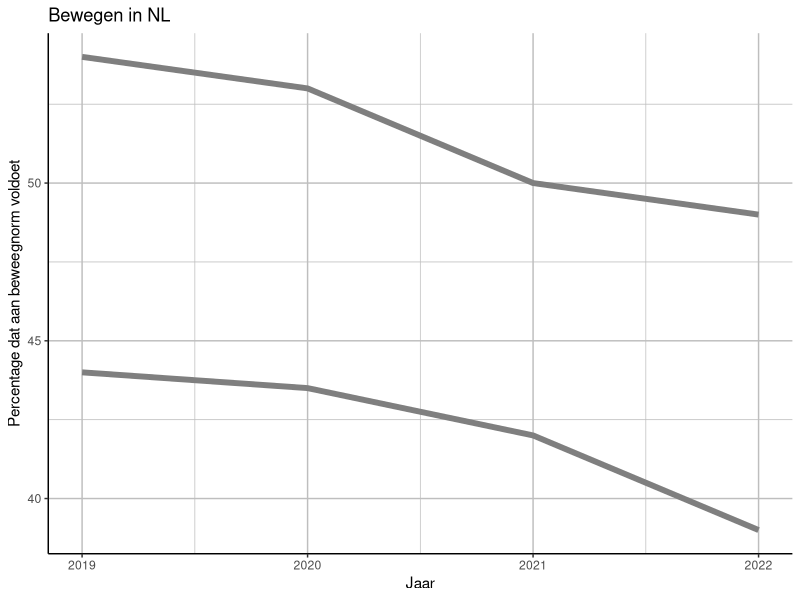
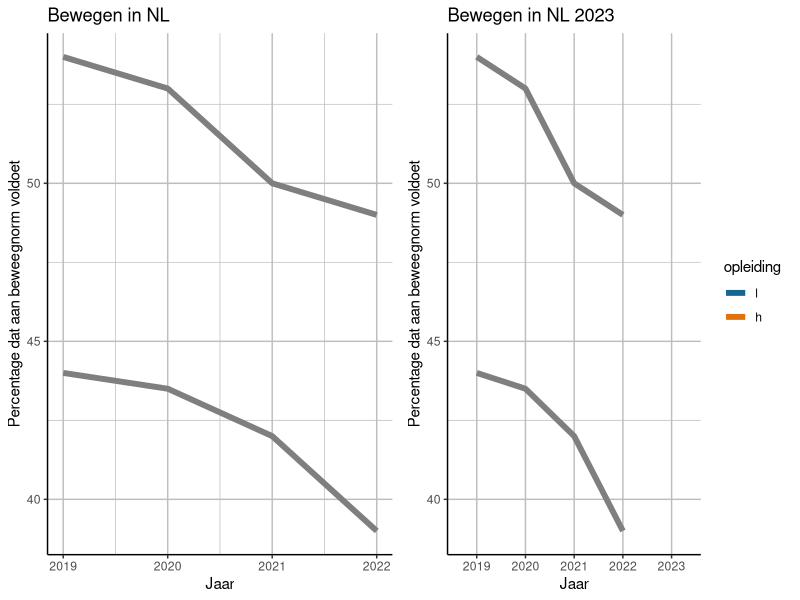

Generate these figures, in order, with R:
# ------------------- Bewegen in NL ------------------- # 
#
# Script waarin figuren worden gemaakt die ons laten zien 
# hoe Nederland ervoor staat op het gebied van bewegen


# --------------------- Install libraries -------------------- # 
### Run this line only once:
# install.packages("dplyr"); install.packages("ggplot2");  

# Libraries
library(ggplot2)
library(dplyr)



# --------------------- Klaarmaken data -------------------- # 
df_bewegen <- data.frame(
  jaar = c(2019:2022, 2019:2022),
  perc = c(54, 53, 50, 49, 44, 43.5, 42, 39),
  opleiding = c(rep("laag",4), rep("hoog", 4)))
df_bewegen$opleiding <- factor(df_bewegen$opleiding)


# ------------------------- Figuur ------------------------- #

# Plot
plotone <- df_bewegen %>%
  ggplot(aes(x=jaar, y=perc, group=opleiding, color=opleiding)) +
  geom_line(linewidth=2) +
  labs(title = 'Bewegen in NL', x = 'Jaar', y = 'Percentage dat aan beweegnorm voldoet') +
  scale_color_manual(values = c("h" = "#e1700e", "l" = "#146496")) +
  theme(panel.grid.major = element_line(colour = "grey"), panel.grid.minor = element_line(colour = "grey"),
        panel.background = element_blank(), axis.line = element_line(colour = "black"))

plotone



# -------- Deel 2 --------- #

newdata <- data.frame(matrix(c(2023,2023,48.0,51.0,"l","h"), nrow=2,ncol=3))
colnames(newdata) <- colnames(df_bewegen)
df_bewegen <- rbind(df_bewegen,newdata)
df_bewegen$perc <- as.numeric(df_bewegen$perc)

# Plot again
plottwo <- df_bewegen %>%
  ggplot(aes(x=jaar, y=perc, group=opleiding, color=opleiding)) +
  geom_line(linewidth=2) +
  labs(title = 'Bewegen in NL 2023', x = 'Jaar', y = 'Percentage dat aan beweegnorm voldoet') +
  scale_color_manual(values = c("h" = "#e1700e", "l" = "#146496")) +
  theme(panel.grid.major = element_line(colour = "grey"), panel.grid.minor = element_line(colour = "grey"),
        panel.background = element_blank(), axis.line = element_line(colour = "black"))

library(ggpubr)
ggarrange(plotone,plottwo)

